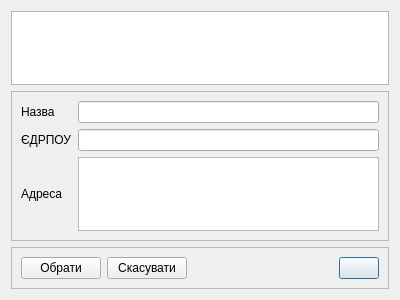
<?xml version="1.0" encoding="UTF-8"?>
<ui version="4.0">
 <class>DialogOrgChoose</class>
 <widget class="QDialog" name="DialogOrgChoose">
  <property name="windowModality">
   <enum>Qt::ApplicationModal</enum>
  </property>
  <property name="geometry">
   <rect>
    <x>0</x>
    <y>0</y>
    <width>400</width>
    <height>300</height>
   </rect>
  </property>
  <property name="windowTitle">
   <string>Вибір установи</string>
  </property>
  <property name="windowIcon">
   <iconset resource="icons.qrc">
    <normaloff>:/ico/Icons/finance/014.png</normaloff>:/ico/Icons/finance/014.png</iconset>
  </property>
  <property name="modal">
   <bool>false</bool>
  </property>
  <layout class="QGridLayout" name="gridLayout">
   <item row="5" column="1">
    <widget class="QFrame" name="frameButtons">
     <property name="frameShape">
      <enum>QFrame::StyledPanel</enum>
     </property>
     <property name="frameShadow">
      <enum>QFrame::Raised</enum>
     </property>
     <layout class="QGridLayout" name="gridLayout_2">
      <item row="0" column="3">
       <widget class="QPushButton" name="btnOrgAdd">
        <property name="toolTip">
         <string>Додати установу/підрозділ</string>
        </property>
        <property name="text">
         <string/>
        </property>
        <property name="icon">
         <iconset resource="icons.qrc">
          <normaloff>:/ico/Icons/basic/058.png</normaloff>:/ico/Icons/basic/058.png</iconset>
        </property>
       </widget>
      </item>
      <item row="0" column="1">
       <widget class="QPushButton" name="btnOrgCancel">
        <property name="text">
         <string>Скасувати</string>
        </property>
       </widget>
      </item>
      <item row="0" column="0">
       <widget class="QPushButton" name="btnOrgChoose">
        <property name="text">
         <string>Обрати</string>
        </property>
       </widget>
      </item>
      <item row="0" column="2">
       <spacer name="horizontalSpacer">
        <property name="orientation">
         <enum>Qt::Horizontal</enum>
        </property>
        <property name="sizeHint" stdset="0">
         <size>
          <width>40</width>
          <height>20</height>
         </size>
        </property>
       </spacer>
      </item>
     </layout>
    </widget>
   </item>
   <item row="1" column="1">
    <widget class="QFrame" name="frameOrganization">
     <property name="frameShape">
      <enum>QFrame::StyledPanel</enum>
     </property>
     <property name="frameShadow">
      <enum>QFrame::Raised</enum>
     </property>
     <layout class="QGridLayout" name="gridLayout_3">
      <item row="1" column="0">
       <widget class="QLabel" name="labelOrgCode">
        <property name="text">
         <string>ЄДРПОУ</string>
        </property>
       </widget>
      </item>
      <item row="1" column="1">
       <widget class="QLineEdit" name="lineEditOrgCode"/>
      </item>
      <item row="0" column="0">
       <widget class="QLabel" name="labelOrgName">
        <property name="text">
         <string>Назва</string>
        </property>
       </widget>
      </item>
      <item row="2" column="0">
       <widget class="QLabel" name="labelOrgAddress">
        <property name="text">
         <string>Адреса</string>
        </property>
       </widget>
      </item>
      <item row="2" column="1">
       <widget class="QPlainTextEdit" name="plainTextEditOrgAddress"/>
      </item>
      <item row="0" column="1">
       <widget class="QLineEdit" name="lineEditOrgName"/>
      </item>
     </layout>
    </widget>
   </item>
   <item row="0" column="1">
    <widget class="QListView" name="listViewOrganizations">
     <property name="editTriggers">
      <set>QAbstractItemView::EditKeyPressed</set>
     </property>
     <property name="showDropIndicator" stdset="0">
      <bool>false</bool>
     </property>
     <property name="defaultDropAction">
      <enum>Qt::IgnoreAction</enum>
     </property>
     <property name="alternatingRowColors">
      <bool>true</bool>
     </property>
     <property name="selectionBehavior">
      <enum>QAbstractItemView::SelectRows</enum>
     </property>
     <property name="modelColumn">
      <number>0</number>
     </property>
     <property name="batchSize">
      <number>100</number>
     </property>
     <property name="selectionRectVisible">
      <bool>true</bool>
     </property>
    </widget>
   </item>
  </layout>
 </widget>
 <resources>
  <include location="icons.qrc"/>
 </resources>
 <connections/>
</ui>
